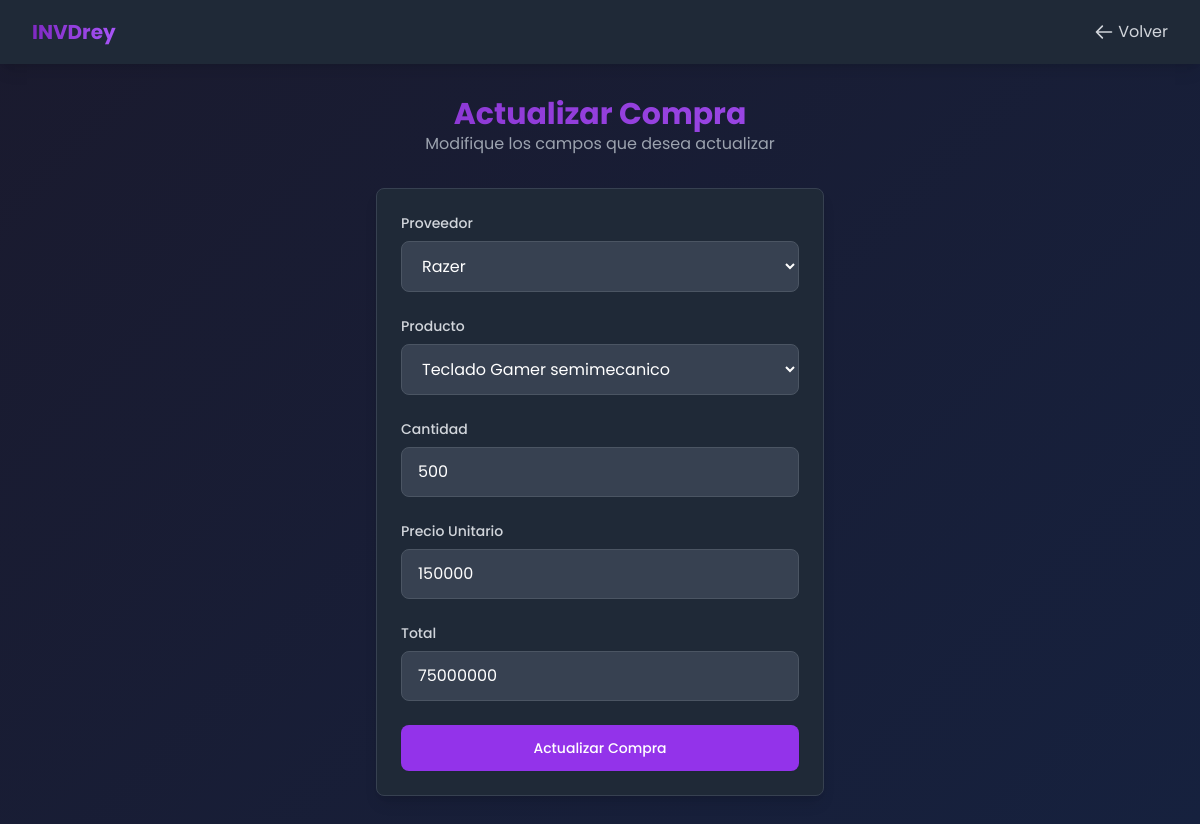
/Compras/compras_UPDATE.php?id=1 (signed in), run on the app's committed database.
### tables this page shows
CREATE TABLE `compras` (
  `id` int(11) NOT NULL,
  `id_producto` int(11) NOT NULL,
  `id_proveedor` int(11) NOT NULL,
  `precio_unitario_producto` int(11) NOT NULL,
  `total` int(11) NOT NULL,
  `cantidad` int(11) NOT NULL,
  `fecha_compra` datetime NOT NULL,
  `estado` tinyint(4) NOT NULL DEFAULT 1
);

CREATE TABLE `proveedores` (
  `id` int(11) NOT NULL,
  `nombre` varchar(200) NOT NULL,
  `NIT` varchar(100) NOT NULL,
  `correo` varchar(100) NOT NULL,
  `telefono` varchar(100) DEFAULT NULL,
  `ciudad` varchar(100) NOT NULL,
  `estado` tinyint(4) NOT NULL DEFAULT 1
);

CREATE TABLE `productos` (
  `id` int(11) NOT NULL,
  `nombre` varchar(100) NOT NULL,
  `stock` int(11) NOT NULL DEFAULT 0,
  `precio_unitario` int(11) NOT NULL,
  `descripcion` varchar(250) NOT NULL,
  `estado` tinyint(4) NOT NULL DEFAULT 1
);

### Compras/compras_UPDATE.php (the view, shortened to what this page needs)
<?php
include '../conexion.php';
$id = $_GET['id'];
$sql = "SELECT c.id_proveedor, c.id_producto, c.cantidad, c.precio_unitario_producto, c.total,
               p.nombre AS producto_nombre, pr.nombre AS proveedor_nombre
        FROM compras c
        JOIN productos p ON c.id_producto = p.id
        JOIN proveedores pr ON c.id_proveedor = pr.id
        WHERE c.id = ?";
$stmt = $conn->prepare($sql);
$stmt->bind_param("i", $id);
$stmt->execute();
$result = $stmt->get_result();
$compra = $result->fetch_assoc();
$sql_proveedores = "SELECT id, nombre AS nombre_completo FROM proveedores WHERE estado = 1";
$stmt_proveedores = $conn->prepare($sql_proveedores);
$stmt_proveedores->execute();
$result_proveedores = $stmt_proveedores->get_result();
$sql_productos = "SELECT id, nombre, precio_unitario, stock FROM productos WHERE estado = 1";
$stmt_productos = $conn->prepare($sql_productos);
$stmt_productos->execute();
$result_productos = $stmt_productos->get_result();
?>
<!DOCTYPE html>
<html lang="es">
<head>
    <script src="https://cdn.tailwindcss.com"></script>
    <link rel="stylesheet" href="../styles/Styles.css">
</head>
<body class="min-h-screen text-gray-100">
    <nav class="bg-gray-800 shadow-lg">
        <div class="max-w-7xl mx-auto px-4 sm:px-6 lg:px-8">
            <div class="flex items-center justify-between h-16">
                <div class="flex items-center">
                    <div class="flex-shrink-0">
                        <span class="text-xl font-bold gradient-text">INVDrey</span>
                    </div>
                </div>
                <div class="flex items-center space-x-4">
                    <a href="compras_READ.php" class="text-gray-300 hover:text-white flex items-center">
                        <svg xmlns="http://www.w3.org/2000/svg" class="h-5 w-5 mr-1" fill="none" viewBox="0 0 24 24" stroke="currentColor">
                            <path stroke-linecap="round" stroke-linejoin="round" stroke-width="2" d="M10 19l-7-7m0 0l7-7m-7 7h18" />
                        </svg>
                        Volver
                    </a>
                </div>
            </div>
        </div>
    </nav>
    <main class="max-w-7xl mx-auto px-4 sm:px-6 lg:px-8 py-8">
        <div class="text-center mb-8">
            <h1 class="text-3xl font-bold gradient-text">Actualizar Compra</h1>
            <p class="text-gray-400">Modifique los campos que desea actualizar</p>
        </div>
        <div class="flex justify-center">
            <div class="w-full max-w-md">
                <form method="post" action="" class="bg-gray-800 shadow-lg rounded-lg p-6 border border-gray-700">
                    <div class="mb-6">
                        <label for="id_proveedor" class="block text-sm font-medium text-gray-300 mb-2">Proveedor</label>
                        <select name="id_proveedor" required class="input-field w-full px-4 py-3 bg-gray-700 border border-gray-600 rounded-lg text-white placeholder-gray-400 focus:outline-none focus:ring-2 focus:ring-purple-500">
                            <?php while ($row = $result_proveedores->fetch_assoc()) { ?>
                                <option value="<?php echo $row['id']; ?>" <?php echo ($row['id'] == $compra['id_proveedor']) ? 'selected' : ''; ?>>
                                    <?php echo $row['nombre_completo']; ?>
                                </option>
                            <?php } ?>
                        </select>
                    </div>
                    <div class="mb-6">
                        <label for="id_producto" class="block text-sm font-medium text-gray-300 mb-2">Producto</label>
                        <select id="producto" name="id_producto" required onchange="actualizarPrecio()" class="input-field w-full px-4 py-3 bg-gray-700 border border-gray-600 rounded-lg text-white placeholder-gray-400 focus:outline-none focus:ring-2 focus:ring-purple-500">
                            <?php while ($row = $result_productos->fetch_assoc()) { ?>
                                <option value="<?php echo $row['id']; ?>" data-precio="<?php echo $row['precio_unitario']; ?>"
                                    <?php echo ($row['id'] == $compra['id_producto']) ? 'selected' : ''; ?>>
                                    <?php echo $row['nombre']; ?>
                                </option>
                            <?php } ?>
                        </select>
                    </div>
                    <div class="mb-6">
                        <label for="cantidad" class="block text-sm font-medium text-gray-300 mb-2">Cantidad</label>
                        <input type="number" id="cantidad" name="cantidad" min="1" value="<?php echo $compra['cantidad']; ?>" oninput="calcularTotal()" required class="input-field w-full px-4 py-3 bg-gray-700 border border-gray-600 rounded-lg text-white placeholder-gray-400 focus:outline-none focus:ring-2 focus:ring-purple-500">
                    </div>
                    <div class="mb-6">
                        <label for="precio_unitario" class="block text-sm font-medium text-gray-300 mb-2">Precio Unitario</label>
                        <input type="text" id="precio_unitario" name="precio_unitario" value="<?php echo $compra['precio_unitario_producto']; ?>" readonly class="input-field w-full px-4 py-3 bg-gray-700 border border-gray-600 rounded-lg text-white placeholder-gray-400 focus:outline-none focus:ring-2 focus:ring-purple-500">
                    </div>
                    <div class="mb-6">
                        <label for="total" class="block text-sm font-medium text-gray-300 mb-2">Total</label>
                        <input type="text" id="total" name="total" value="<?php echo $compra['total']; ?>" readonly class="input-field w-full px-4 py-3 bg-gray-700 border border-gray-600 rounded-lg text-white placeholder-gray-400 focus:outline-none focus:ring-2 focus:ring-purple-500">
                    </div>
                    <button type="submit" class="w-full flex justify-center py-3 px-4 border border-transparent rounded-lg shadow-sm text-sm font-medium text-white bg-purple-600 hover:bg-purple-700 focus:outline-none focus:ring-2 focus:ring-offset-2 focus:ring-purple-500">
                        Actualizar Compra
                    </button>
                </form>
            </div>
        </div>
    </main>
</body>
</html>

### styles/Styles.css (style rules this page uses)
body { font-family: 'Poppins', sans-serif; background: linear-gradient(135deg, #1a1a2e 0%, #16213e 100%); }
.gradient-text { background: linear-gradient(90deg, #7f29c2 0%, #a855f7 100%); -webkit-background-clip: text; background-clip: text; color: transparent; }

### data on the page
compras: id_proveedor "Razer", id_producto "Teclado Gamer semimecanico", cantidad "500", precio_unitario "150000", total "75000000"
